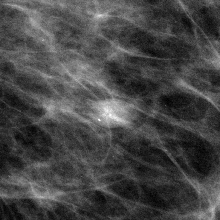
%> input picture Procesamiento de señales/Ultima guia/MACHINE LEARNING/Last Guide/machine learnig/masas roiA_1264_1.RIGHT_MLO_1024x1024.png, 220 x 220 px, shrunk from 1024 x 1024 before the run
$ octave --eval "result = LBPJD(imread('masas roiA_1264_1.RIGHT_MLO_1024x1024.png'));"   (GNU Octave 9; MATLAB toolbox functions it lacks are replaced by stand-ins)
%> lines starting %> are read from the running program, lines starting %| are printed output that depends on the picture
 function [LBP,m] = LBPJD(I)

[H,W] = size(I);
%> H = 220; W = 220

vc=zeros(H,W); % Imagen de salida
m=zeros(1,8);  % Especie de histograma a 8 bits
Id=zeros(H+3,W+3); % Imagen que genera el boundary
Id(2:H+1,2:W+1)=I(1:H,1:W); % establecer dimenciones del boundary
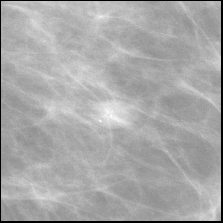
%> Id: size 223x223 double; min 0, max 45389, mean 29958; drawn with min black and max white
Boundary=zeros(H,W); % Imagen que genera el boundary

for j=2:1:W+1
for i=2:1:H+1
s=0; % Pesos de la imagen

% Boundary
a=Id(i-1,j-1);
b=Id(i-1,j);
c=Id(i-1,j+1);
d=Id(i,j-1);
e=Id(i+1,j-1);
f=Id(i+1,j);
g=Id(i+1,j+1);
h=Id(i,j+1);

% Pixel central
p=Id(i,j);

% Condicionales de evalucion para el LBP
if a>p
  Boundary(i-1,j-1)=1;
  s=s+1;
  m(1)=m(1)+1; % Pesos para el histograma
end
if b>p
  Boundary(i-1,j)=1;
  s=s+2;
  m(2)=m(2)+1; % Pesos para el histograma
end
if c>p
  Boundary(i-1,j+1)=1;
  s=s+4;
  m(3)=m(3)+1; % Pesos para el histograma
end
if d>p
  Boundary(i,j-1)=1;
  s=s+128;
  m(4)=m(4)+1;
end
if e>p
  Boundary(i+1,j-1)=1;
  s=s+64;
  m(5)=m(5)+1; % Pesos para el histograma
end
if f>p
  Boundary(i+1,j)=1;
  s=s+32;
  m(6)=m(6)+1; % Pesos para el histograma
if g>p
  Boundary(i+1,j+1)=1;
  s=s+16;
  m(7)=m(7)+1;  % Pesos para el histograma
end
if h>p
  Boundary(i,j+1)=1;
  s=s+8;
  m(8)=m(8)+1; % Pesos para el histograma
end
vc(i,j)=s; % Imagen de salida segun la matriz de pesos
end
end
end
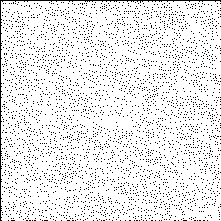
%> Boundary: size 221x221 double; values 0 (black) and 1 (white), 91.5% white; black in thin lines or dots
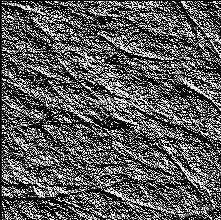
%> vc: size 220x221 double; min 0, max 255, mean 87.7
%> after the loop, m = [23862 23968 24189 23592 23352 23775 16478 13817]
LBP = uint8(vc);


return
